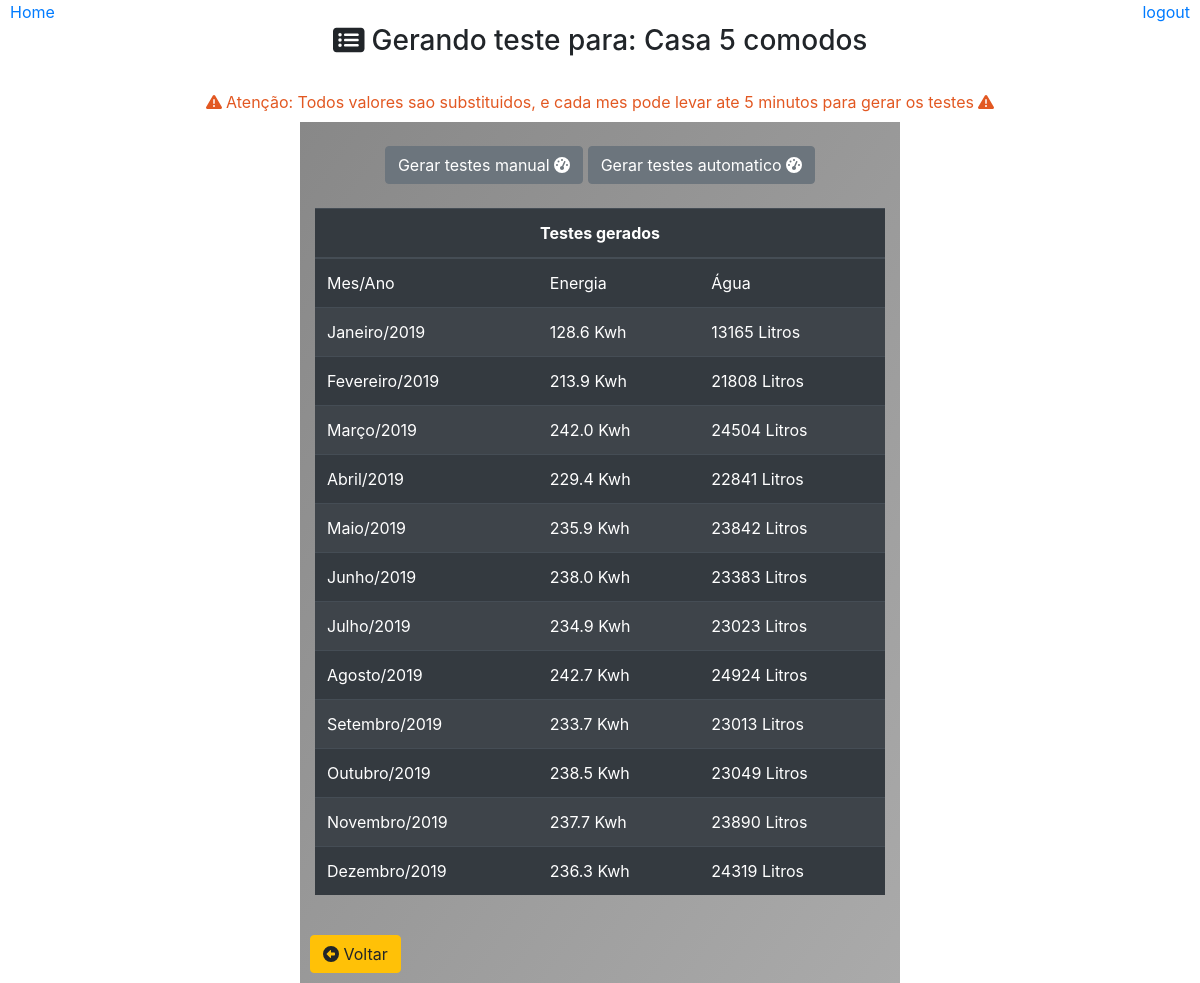
Page /gerar-testes/gerar/?id=1 on the committed database.
### core/models.py (models this page shows)
class Casa(models.Model):
    nome = models.CharField(max_length=30)
    class Meta:
        db_table = 'casa'

class ConsumoMes(models.Model):
    casa = models.ForeignKey(Casa,on_delete=models.CASCADE)
    mes = models.CharField(max_length=30)
    ano = models.IntegerField()
    agua = models.IntegerField(default=0)
    agua_semana = models.IntegerField(default=0)
    agua_feriado = models.IntegerField(default=0)
    energia = models.IntegerField(default=0)
    energia_semana = models.IntegerField(default=0)
    energia_feriado = models.IntegerField(default=0)
    class Meta:
        db_table = 'consumo_mes'

### core/pages/gerador_testes/views.py (the view)
# urls.py: path('gerar-testes/gerar/', gerarTeste.Gerar),
def Gerar(request):
    id = request.GET.get('id')
    if id:
        casa = Casa.objects.get(id=id)
        meses = ConsumoMes.objects.filter(casa=casa)
        for mes in meses:
            mes.energia = round((mes.energia/1000), 1)
    dados = {
        'titulo':'Gerar teste',
        'casa':casa,
        'meses': meses
    }
    return render(request, 'gerador_testes/gerar.html',dados)

### templates/gerador_testes/gerar.html
{% extends "model-page.html" %}
{% block content %}
    <div align='center'>
        <br>
        <h3><i class="fas fa-list-alt"></i> Gerando teste para: {{casa.nome}}</h3><br>
        <label style="color: #e25822">
            <i class="fas fa-exclamation-triangle"></i>
            Atenção: Todos valores sao substituidos, e cada mes pode levar ate 5 minutos para gerar os testes
            <i class="fas fa-exclamation-triangle"></i>
        </label>
        <div class="col col-6 col-sm-6 col-md-4 col-lg-6 col-xs-4 container box-gray">
            <br>
            <a type="button" class="btn btn-secondary" href="/gerar-testes/gerar/manual/?id={{casa.id}}">
                Gerar testes manual
                <i class="fas fa-tachometer-alt"></i>
            </a>
            <a type="button" class="btn btn-secondary" href="/gerar-testes/gerar/automatico/?id={{casa.id}}">
                Gerar testes automatico
                <i class="fas fa-tachometer-alt"></i>
            </a>
            <br><br>
            {% if meses %}
            <table class="table table-striped table-dark">
                <thead>
                    <tr align="center">
                        <th colspan="3">Testes gerados</th>
                    </tr>
                    <tr>
                        <td>
                            Mes/Ano
                        </td>
                        <td>
                            Energia
                        </td>
                        <td>
                            Água
                        </td>
                    </tr>
                    </thead>
                {% for item in meses %}
                    <tr>
                        <td>
                            {{item.mes}}/{{item.ano}}
                        </td>
                        <td>
                            {{item.energia}} Kwh
                        </td>
                        <td>
                            {{item.agua}} Litros
                        </td>
                    </tr>
                {% endfor %}
            </table>
            {% else %}
                <label> Nenhum dado de teste gerado</label>
            {% endif %}
            <br>
            <a type="button" class="btn btn-warning"style="position: absolute; left: 10px;" href="/gerar-testes/casas/">
                <i class='fas fa-arrow-alt-circle-left'></i> Voltar
            </a>
            <br><br>
        </div>
    </div>
{% endblock %}

### static/css/style.css (style rules this page uses)
.box-gray { background-image: linear-gradient(to bottom right, #888888, #AAAAAA ); }

### rows in the picture
Casa: nome "Casa 5 comodos"
ConsumoMes: mes "Janeiro", ano "2019", energia "128.6", agua "13165"
ConsumoMes: mes "Fevereiro", ano "2019", energia "213.9", agua "21808"
ConsumoMes: mes "Março", ano "2019", energia "242.0", agua "24504"
ConsumoMes: mes "Abril", ano "2019", energia "229.4", agua "22841"
ConsumoMes: mes "Maio", ano "2019", energia "235.9", agua "23842"
ConsumoMes: mes "Junho", ano "2019", energia "238.0", agua "23383"
ConsumoMes: mes "Julho", ano "2019", energia "234.9", agua "23023"
ConsumoMes: mes "Agosto", ano "2019", energia "242.7", agua "24924"
ConsumoMes: mes "Setembro", ano "2019", energia "233.7", agua "23013"
ConsumoMes: mes "Outubro", ano "2019", energia "238.5", agua "23049"
ConsumoMes: mes "Novembro", ano "2019", energia "237.7", agua "23890"
ConsumoMes: mes "Dezembro", ano "2019", energia "236.3", agua "24319"
